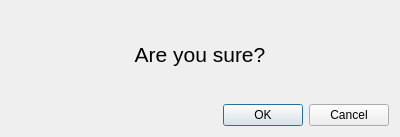
<?xml version="1.0" encoding="UTF-8"?>
<ui version="4.0">
 <class>AcceptDialog</class>
 <widget class="QDialog" name="AcceptDialog">
  <property name="geometry">
   <rect>
    <x>0</x>
    <y>0</y>
    <width>400</width>
    <height>137</height>
   </rect>
  </property>
  <property name="windowTitle">
   <string>Dialog</string>
  </property>
  <layout class="QVBoxLayout" name="verticalLayout">
   <item>
    <widget class="QLabel" name="label">
     <property name="sizePolicy">
      <sizepolicy hsizetype="Expanding" vsizetype="Expanding">
       <horstretch>0</horstretch>
       <verstretch>0</verstretch>
      </sizepolicy>
     </property>
     <property name="font">
      <font>
       <pointsize>16</pointsize>
      </font>
     </property>
     <property name="text">
      <string>Are you sure?</string>
     </property>
     <property name="alignment">
      <set>Qt::AlignCenter</set>
     </property>
     <property name="wordWrap">
      <bool>true</bool>
     </property>
    </widget>
   </item>
   <item>
    <widget class="QDialogButtonBox" name="buttonBox">
     <property name="orientation">
      <enum>Qt::Horizontal</enum>
     </property>
     <property name="standardButtons">
      <set>QDialogButtonBox::Cancel|QDialogButtonBox::Ok</set>
     </property>
    </widget>
   </item>
  </layout>
 </widget>
 <resources/>
 <connections>
  <connection>
   <sender>buttonBox</sender>
   <signal>accepted()</signal>
   <receiver>AcceptDialog</receiver>
   <slot>accept()</slot>
   <hints>
    <hint type="sourcelabel">
     <x>248</x>
     <y>254</y>
    </hint>
    <hint type="destinationlabel">
     <x>157</x>
     <y>274</y>
    </hint>
   </hints>
  </connection>
  <connection>
   <sender>buttonBox</sender>
   <signal>rejected()</signal>
   <receiver>AcceptDialog</receiver>
   <slot>reject()</slot>
   <hints>
    <hint type="sourcelabel">
     <x>316</x>
     <y>260</y>
    </hint>
    <hint type="destinationlabel">
     <x>286</x>
     <y>274</y>
    </hint>
   </hints>
  </connection>
 </connections>
</ui>
